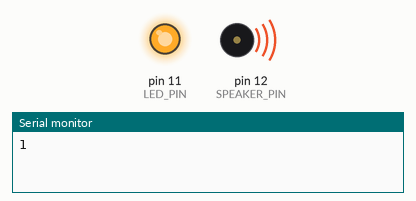
This sketch was run on a simulated Arduino Uno, built with avr-gcc and run on an emulated ATmega328P. Shown: output pins drawn as LEDs (lit = HIGH), buzzer (waves = sounding), the last lines printed to the serial monitor. Random numbers use the default seed unless the sketch sets one; pins used as bus, display or sensor lines are not drawn.

Above: at 0.1 s.
At 35.0 s:
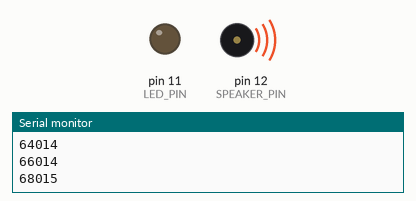
Timing chart, 0 to 40.0 s (numbered marks = the images above):
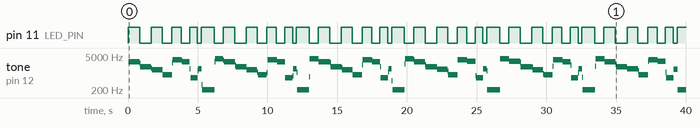

Measured:
- by itself, pin 11 (LED_PIN): repeats every 6.8 s: HIGH 0.78 s, LOW 0.70 s, HIGH 0.68 s, LOW 0.60 s, HIGH 0.56 s, LOW 0.27 s, HIGH 0.93 s, LOW 0.65 s, HIGH 0.83 s, LOW 0.83 s
- by itself, tone on pin 12 (SPEAKER_PIN): plays 2874 Hz for 0.80 s, 2521 Hz for 0.04 s, 1838 Hz for 0.80 s, 1580 Hz for 0.04 s, 1381 Hz for 0.76 s, 845 Hz for 0.68 s … (99 notes in this stretch)

The sketch:

ex03-4_8.ino
```cpp
/*
 * This class is able to set timer interruptions so it can play
 * sounds and toggle LEDs at random intervalls.
 */

//holding the value of the pin the speaker is using
const uint8_t SPEAKER_PIN = 12;

//holding whether the speaker pin is HIGH or LOW
boolean on = false;

//holding whether the LED is HIGH or LOW
boolean ledIsOn = false;

//holding 10 random values between 500 and 2500
uint32_t duration[10];

//holding 10 random value between 100 and 2000
uint32_t frequency[10];

//holding the value of the pin the LED is using
const uint8_t LED_PIN = 11;

//holding the value of how many milliseconds have passed since program start.
volatile uint32_t tCount = 0;

//a random value which is based off of tcount and a random number
volatile uint32_t sCount = 0;

//index which gets incremented when sCount > tCount
volatile uint8_t index = 0;

//the values the prescaler can have
const uint32_t prescalers[6] = {8,32,64,128,256,1024};

/*
 * This method gets called once, before the update cycle starts ticking.
 */
void setup() {
  Serial.begin(38400);

  pinMode(SPEAKER_PIN, OUTPUT);
  pinMode(LED_PIN, OUTPUT);

  for(int i = 0; i < 10; i++){
    duration[i] = random(500, 2501);
    frequency[i] = random(100, 2001);

  }
  setTimerOneInterruptionEvent();

}

/**
 * Sets a timer interruption event for the second timer. Sends the given PIN
 * in the given frequency HIGHS and LOWS.
 *
 * @param mPin
 *          The pin on which to use PWM.
 * @param mFrequency
 *          The frequency at which to send HIGH and LOW.
 */
void setTimerTwoInterruptionEvent(const uint8_t mPin, unsigned long mFrequency){

  //don't do anything if the frequency isn't in the given bounds.
  if(mFrequency < 100 || mFrequency > 2000){
    return;

  }

  //calculate the TOP for the OCR2A
  unsigned long coreFrequencyHz = 8000000;
  unsigned long runsPerSecond = mFrequency * 2;
  unsigned long counterOverflowReset =  coreFrequencyHz / runsPerSecond;
  uint32_t prescale = 1;

  if(counterOverflowReset > 255){

    for(int i = 0; i < 7; i++){
      if((counterOverflowReset / prescalers[i]) <= 255){
        prescale = prescalers[i];
        counterOverflowReset = counterOverflowReset / prescalers[i];
        break;
      }

      if(i == 6){
        return;
      }
    }

  }

  cli();

  // reset control registers
  TCCR2A = 0;
  TCCR2B = 0;

  //set the prescale so the value for the OCR2A is in the bounds (0...255)
  if(prescale == 1) {
    TCCR2B |= (1 << CS20);
  } else if(prescale == 8) {
    TCCR2B |= (1 << CS21);
  } else if(prescale == 32) {
    TCCR2B |= (1 << CS20);
    TCCR2B |= (1 << CS21);
  } else if(prescale == 64) {
    TCCR2B |= (1 << CS22);
  } else if(prescale == 128){
    TCCR2B |= (1 << CS22);
    TCCR2B |= (1 << CS20);
  } else if(prescale == 256){
    TCCR2B |= (1 << CS22);
    TCCR2B |= (1 << CS21);
  }else if(prescale == 1024){
    TCCR2B |= (1 << CS22);
    TCCR2B |= (1 << CS21);
    TCCR2B |= (1 << CS20);
  }


  // set mode (CTC)
  TCCR2A |= (1 << WGM21);

  // set output compare register A
  OCR2A = counterOverflowReset;

  // enable interrupt
  TIMSK2 |= (1 << OCIE2A);

  // enable all interrupts
  sei();

}

/**
 * Sets a timer interruption event for the first timer.
 */
void setTimerOneInterruptionEvent(){

  //disable all interrupts.
  cli();

  //reset registers
  TCCR1A = 0;
  TCCR1B = 0;

  //set the OCR1A register to the correct value to count up once per millisecond.
  OCR1A = 7999;

  // set mode CTC
  TCCR1B |= (1 << WGM12);

  // set the prescale
  TCCR1B |= (1 << CS10);

  // enable interrupt
  TIMSK1 |= (1 << OCIE1A);

  //enable all interrupts
  sei();
}

/*
 * The main-loop of this program. Gets repeatedly called without delay.
 */
void loop(){
  Serial.println(String(tCount));
  delay(1000);

}

/**
 * Toggle the given LED, if it's ON turn it OFF and vice versa.
 */
void toggleLED(const int mLED){
  if(ledIsOn){
    digitalWrite(mLED, LOW);
    ledIsOn = false;
  }else{
    digitalWrite(mLED, HIGH);
    ledIsOn = true;
  }
}

// interrupt service routine for timer 1 compare match
ISR(TIMER1_COMPA_vect){
  tCount += 1;

  if(tCount >= sCount){
    index = (index + 1) % 10;
    sCount = tCount + duration[index];
    toggleLED(LED_PIN);
    setTimerTwoInterruptionEvent(SPEAKER_PIN, frequency[index]);

  }

}

// interrupt service routine for timer 2 compare match
ISR(TIMER2_COMPA_vect) {
  // toggle pin
  if(on == false){
   PORTB |= (1 << 4);
    on = true;
  } else {
    PORTB &= ~(1 << 4);
    on = false;
  }
}
```
